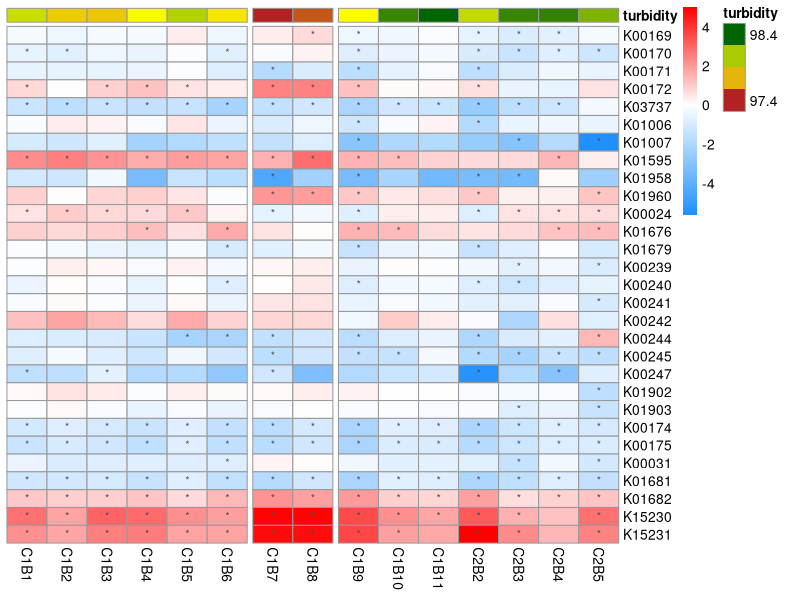

Source code (R):
###-------- load packages you need --------###
library(pheatmap)

###-------- load data --------###
dta <- read.csv("input/carbonfixde.csv", header=TRUE, row.names = 1)
sd <- read.csv("input/carbonfixsd.csv", header=TRUE, row.names = 1)
turb <- read.csv("input/turbid.csv", header = TRUE, row.names = 1)

###-------- set colors and other formatting --------###
ann_colors = list(turbidity = c("firebrick", "yellow", "darkgreen"))

# set breaks to center around zero and colors
col <- colorRampPalette(c("dodgerblue","white","red"))(256)
myBreaks <- c(seq(min(dta), 0, length.out=ceiling(256/2) + 1), 
                  seq(max(dta)/256, max(dta), length.out=floor(256/2)))

###-------- generate pheatmap plot --------###
pheatmap(dta, 
         breaks = myBreaks,
         color = col,
         gaps_col = c(6,8),
         cluster_cols=FALSE, 
         cluster_rows = FALSE,
         fontsize_row = 10, 
         annotation_col=turb,
         annotation_colors=ann_colors,
         show_rownames = TRUE,
         display_numbers = matrix(ifelse(sd < 0.05, "*", ""),nrow(sd)))

